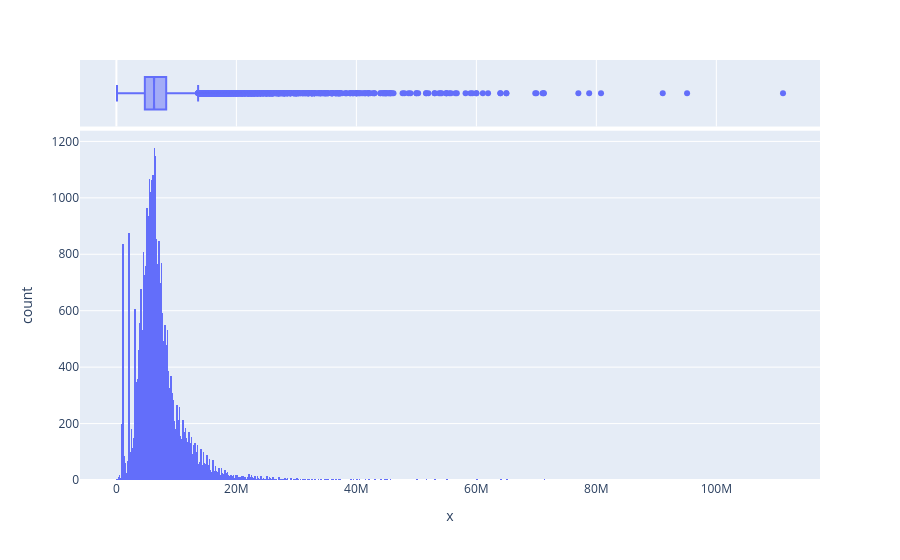

Notebook cell for this chart:
### Code cell
fig = px.histogram(x=df_train['price_doc'], marginal='box')
fig.show()

### Figure 1 — Plotly figure (JSON) as saved in the notebook; plotly's stock layout.template omitted (floating-point values rounded to 4 significant figures; data arrays with more than 128 entries replaced by an {"elided": "..."} marker saying what was removed)
{"data": [{"bingroup": "x", "hovertemplate": "x=%{x}<br>count=%{y}<extra></extra>", "legendgroup": "", "marker": {"color": "#636efa", "pattern": {"shape": ""}}, "name": "", "orientation": "v", "showlegend": false, "type": "histogram", "x": {"elided": "30461 float values"}, "xaxis": "x", "yaxis": "y"}, {"hovertemplate": "x=%{x}<extra></extra>", "legendgroup": "", "marker": {"color": "#636efa"}, "name": "", "notched": true, "showlegend": false, "type": "box", "x": {"elided": "30461 float values"}, "xaxis": "x2", "yaxis": "y2"}], "layout": {"barmode": "relative", "legend": {"tracegroupgap": 0}, "margin": {"t": 60}, "xaxis": {"anchor": "y", "domain": [0, 1], "title": {"text": "x"}}, "xaxis2": {"anchor": "y2", "domain": [0, 1], "matches": "x", "showgrid": true, "showticklabels": false}, "yaxis": {"anchor": "x", "domain": [0, 0.8316], "title": {"text": "count"}}, "yaxis2": {"anchor": "x2", "domain": [0.8416, 1], "matches": "y2", "showgrid": false, "showline": false, "showticklabels": false, "ticks": ""}}}
